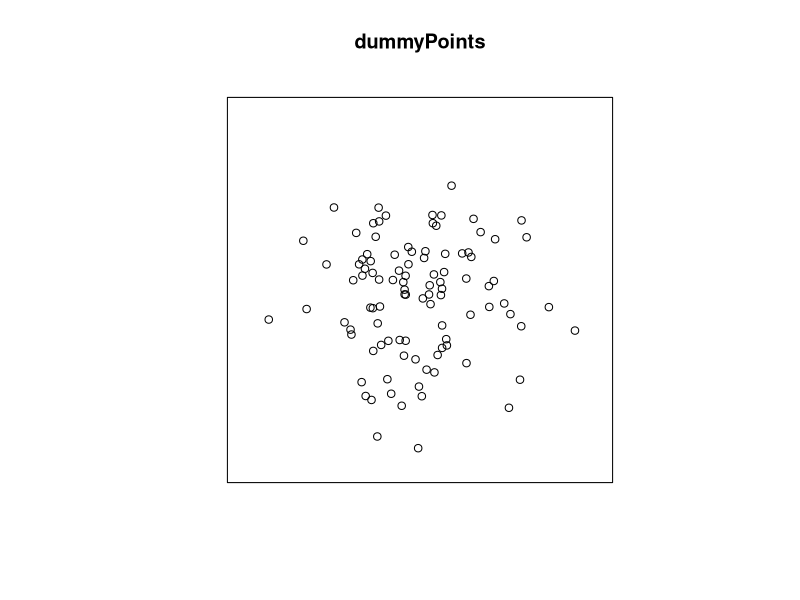

The R source for this figure: (Note: this script raises an error after producing the figure.)
#===================================Point patterns with Ripley's K====================
#This script creates two point patterns, one clusters and one unifor and builds
#a function to compute and plot Ripley's K for each

#load spatstat,sf and ggplot

library(spatstat)
library(ggplot2)
library(sf)

#First build a clustered point pattern. We can do this simply by generating random x and y coordinates
#drawn from the same normal distribution for each (this means tha values for x and y will tend towards the mean so we can be sure of a clumped patter)

#set seed value for reproduceability
set.seed(9)
x <- rnorm(100, 100, 30)
y <- rnorm(100, 100, 30)

#create point pattern within a 200 by 200 unit square
dummyPoints <- ppp(x = x, y = y, window = square(200))

#plot
plot(dummyPoints)
points=dummyPoints

#create series of radii
r=1:100

#function to comute Ripley's K
funRipley=function(x,points){
  
  #get the intensity of the point pattern (~denisty)
  I=intensity(points)  
  
  #create two lists, one to collect theoreteical K values (assuming complete spatial randomness - CSR) 
  csrList=list()
  #and one for the empirical K (for the actual point pattern)
  kList=list()
  
  #for loop to iterate over all points and count the number of other points within distance x
  for(i in length(points)){
    #theoretical K under CSR is just intensity times the area of a circle with radius x divided by intensity, so just pi*r^2
    csrK=pi*x^2
    
    #now create a buffer of radius x and count all points within that buffer
    
    #buffer
    buff.i=st_buffer(st_as_sf(points[i]),dist=x)
    
    #the above buffer will buffer both the point and the window - we just want the point
    buff.i=buff.i[buff.i$label=="point",]
    
    #number of points within the buffer (minus the focal point itself- that doesn't count)
    numPoints=nrow(st_as_sf(points)[buff.i,])-1
    
    #K value 
    k=e.i/I
    
    #add theoretical K to the list
    csrList[[i]]=csrK
    #add the actual K to the other list
    kList[[i]]=k
    
    
  }
  
  df=data.frame(radius=x,crsK=mean(unlist(csrList)),empK=mean(unlist(kList)))
  
  return(df)
  
}



#Run function
dummyK=lapply(r,FUN=funRipley,points=dummyPoints)


#Collect results together
kResults=do.call("rbind",dummyK)

#plot with ggplot
ggplot(kResults)+geom_line(aes(x=radius,y=crsK),col="red")+geom_line(aes(x=radius,y=empK),col="black")


#====================Build uniform point pattern

set.seed(11)
x <- runif(100, 1, 200)
y <- runif(100, 1, 200)

#build uniform ppp
dummyPointsUnif <- ppp(x = x, y = y, window = square(200))

#inspect
plot(dummyPointsUnif)



#run the function on the uniform ppp
dummyK_Unif=lapply(r,FUN=funRipley,points=dummyPointsUnif)


#collect results
kResultsUnif=do.call("rbind",dummyK_Unif)

#plot
ggplot(kResultsUnif)+geom_line(aes(x=radius,y=crsK),col="red")+geom_line(aes(x=radius,y=empK),col="black")
